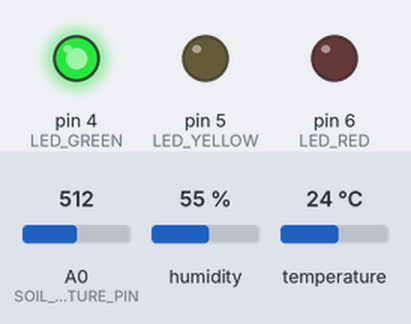
Bench run of a sketch on a simulated Arduino Uno, built with avr-gcc and run on an emulated ATmega328P. Parts: output pins drawn as LEDs (lit = HIGH). Dashed ring = blinking. Inputs (shaded band) come from the test bench; at power-on: A0 (SOIL_MOISTURE_PIN) = 512, humidity 55 %, temperature 24 °C. What the sketch prints to the serial monitor is not drawn.

Above: at 4.2 s.
4.3 s: A0 (SOIL_MOISTURE_PIN) set to 414
6.9 s: A0 (SOIL_MOISTURE_PIN) set to 391
At 8.1 s:
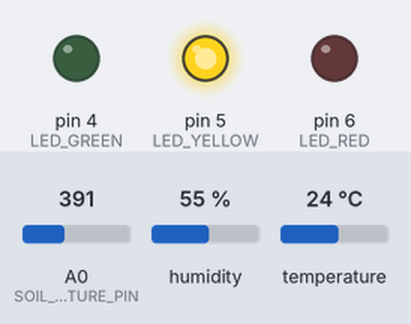
10.5 s: A0 (SOIL_MOISTURE_PIN) set to 510
At 12.4 s:
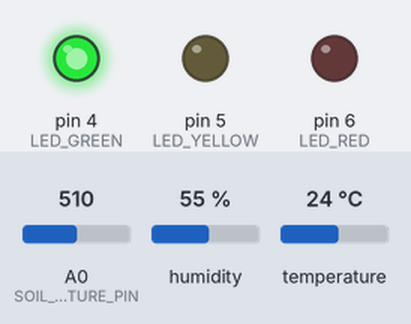
13.1 s: A0 (SOIL_MOISTURE_PIN) set to 306
At 15.4 s:
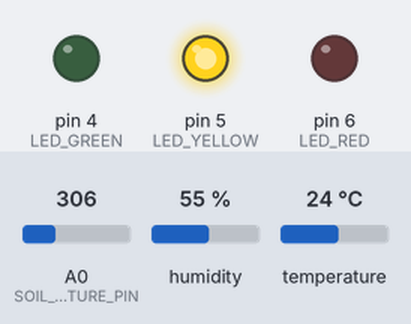
16.5 s: humidity set to 36 %
20.2 s: humidity set to 33 %
At 23.28 s:
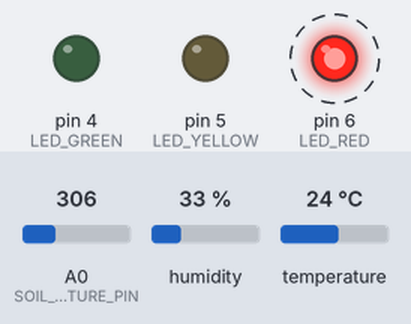
Timing chart, 0 to 27.5 s (numbered marks = the images above; inputs shaded):
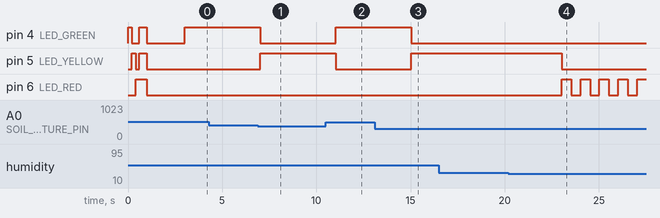

Measured:
- the behaviour switches between 405 and 404 on A0 (SOIL_MOISTURE_PIN) (found by bisection; images 0 and 1)
- the behaviour switches between 35 and 34 % on humidity (found by bisection; images 3 and 4)
- after the input at 4.3 s, every drawn part: stays the same
- after the input at 6.9 s, pin 4 (LED_GREEN): HIGH → LOW after 0.12 s; pin 5 (LED_YELLOW): LOW → HIGH after 0.12 s
- after the input at 10.5 s, pin 4 (LED_GREEN): LOW → HIGH after 0.52 s; pin 5 (LED_YELLOW): HIGH → LOW after 0.52 s
- after the input at 13.1 s, pin 4 (LED_GREEN): HIGH → LOW after 1.9 s; pin 5 (LED_YELLOW): LOW → HIGH after 1.9 s
- after the input at 16.5 s, every drawn part: stays the same
- after the input at 20.2 s, pin 5 (LED_YELLOW): HIGH → LOW after 2.8 s; pin 6 (LED_RED): alternates HIGH for 0.50 s and LOW for 0.50 s, starting after 2.8 s

The sketch:

soil_health_monitor.ino
```cpp
#include <DHT.h>

#define SOIL_MOISTURE_PIN   A0
#define DHT_PIN             2
#define DHT_TYPE            DHT11

#define LED_GREEN           4
#define LED_YELLOW          5
#define LED_RED             6

#define DRY_VALUE           1017
#define WET_VALUE           200

#define MOISTURE_IDEAL_LOW  30.0
#define MOISTURE_IDEAL_HIGH 60.0
#define TEMP_IDEAL_LOW      20.0
#define TEMP_IDEAL_HIGH     35.0
#define HUMIDITY_IDEAL_LOW  40.0
#define HUMIDITY_IDEAL_HIGH 70.0

#define READ_INTERVAL_MS    2000

DHT dht(DHT_PIN, DHT_TYPE);

unsigned long lastReadTime  = 0;
unsigned long sampleCount   = 0;
unsigned long ledBlinkTimer = 0;
bool          ledBlinkState = false;
String        lastStatus    = "unknown";

void setup() {
  Serial.begin(115200);
  unsigned long serialWait = millis();
  while (!Serial && millis() - serialWait < 2000) { ; }

  dht.begin();

  pinMode(LED_GREEN, OUTPUT);
  pinMode(LED_YELLOW, OUTPUT);
  pinMode(LED_RED, OUTPUT);

  bootAnimation();

  Serial.println("{\"event\":\"boot\",\"device\":\"-Node\",\"version\":\"2.0.0\"}");
  delay(2000);
}

void loop() {
  unsigned long now = millis();

  if (now - lastReadTime >= READ_INTERVAL_MS) {
    lastReadTime = now;
    sampleCount++;

    int rawMoisture = analogRead(SOIL_MOISTURE_PIN);
    float moisturePercent = mapFloat(rawMoisture, DRY_VALUE, WET_VALUE, 0.0, 100.0);
    moisturePercent = constrain(moisturePercent, 0.0, 100.0);

    float temperature = dht.readTemperature();
    float humidity    = dht.readHumidity();

    bool dhtError = isnan(temperature) || isnan(humidity);
    if (dhtError) {
      temperature = -1;
      humidity    = -1;
    }

    int healthScore = 0;
    String status   = "unknown";

    if (!dhtError) {
      healthScore = calculateHealthScore(moisturePercent, temperature, humidity);
      status = getStatus(healthScore);
    }

    lastStatus = status;
    updateLEDs(status);

    Serial.print("{");
    Serial.print("\"moisture\":");     Serial.print(moisturePercent, 1);
    Serial.print(",\"moistureRaw\":"); Serial.print(rawMoisture);
    Serial.print(",\"temperature\":"); Serial.print(dhtError ? -1 : temperature, 1);
    Serial.print(",\"humidity\":");    Serial.print(dhtError ? -1 : humidity, 1);
    Serial.print(",\"health\":");      Serial.print(healthScore);
    Serial.print(",\"status\":\"");    Serial.print(status);
    Serial.print("\",\"dhtError\":");  Serial.print(dhtError ? "true" : "false");
    Serial.print(",\"sample\":");      Serial.print(sampleCount);
    Serial.print(",\"ts\":");          Serial.print(now);
    Serial.println("}");
  }

  handleLEDBlink(millis());
}

void bootAnimation() {
  digitalWrite(LED_GREEN, HIGH);
  delay(200);
  digitalWrite(LED_GREEN, LOW);
  digitalWrite(LED_YELLOW, HIGH);
  delay(200);
  digitalWrite(LED_YELLOW, LOW);
  digitalWrite(LED_RED, HIGH);
  delay(200);
  digitalWrite(LED_GREEN, HIGH);
  digitalWrite(LED_YELLOW, HIGH);
  delay(400);
  digitalWrite(LED_GREEN, LOW);
  digitalWrite(LED_YELLOW, LOW);
  digitalWrite(LED_RED, LOW);
}

void updateLEDs(String status) {
  if (status == "good") {
    digitalWrite(LED_GREEN, HIGH);
    digitalWrite(LED_YELLOW, LOW);
    digitalWrite(LED_RED, LOW);
  }
  else if (status == "moderate") {
    digitalWrite(LED_GREEN, LOW);
    digitalWrite(LED_YELLOW, HIGH);
    digitalWrite(LED_RED, LOW);
  }
  else if (status == "poor" || status == "critical") {
    digitalWrite(LED_GREEN, LOW);
    digitalWrite(LED_YELLOW, LOW);
  }
  else {
    digitalWrite(LED_GREEN, LOW);
    digitalWrite(LED_YELLOW, LOW);
    digitalWrite(LED_RED, LOW);
  }
}

void handleLEDBlink(unsigned long now) {
  if (lastStatus == "poor") {
    if (now - ledBlinkTimer >= 500) {
      ledBlinkTimer = now;
      ledBlinkState = !ledBlinkState;
      digitalWrite(LED_RED, ledBlinkState ? HIGH : LOW);
    }
  }
  else if (lastStatus == "critical") {
    if (now - ledBlinkTimer >= 125) {
      ledBlinkTimer = now;
      ledBlinkState = !ledBlinkState;
      digitalWrite(LED_RED, ledBlinkState ? HIGH : LOW);
    }
  }
}

int calculateHealthScore(float moisture, float temp, float hum) {
  float moistureScore = rangeScore(moisture, MOISTURE_IDEAL_LOW, MOISTURE_IDEAL_HIGH);
  float tempScore     = rangeScore(temp, TEMP_IDEAL_LOW, TEMP_IDEAL_HIGH);
  float humScore      = rangeScore(hum, HUMIDITY_IDEAL_LOW, HUMIDITY_IDEAL_HIGH);

  float totalScore = (moistureScore * 0.50) + (tempScore * 0.25) + (humScore * 0.25);
  return (int)(totalScore * 100.0);
}

float rangeScore(float value, float low, float high) {
  if (value >= low && value <= high) return 1.0;

  float distance = 0;
  if (value < low) {
    distance = low - value;
  } else {
    distance = value - high;
  }

  float score = 1.0 - (distance / 30.0);
  return max(score, 0.0f);
}

String getStatus(int score) {
  if (score >= 75) return "good";
  if (score >= 50) return "moderate";
  if (score >= 25) return "poor";
  return "critical";
}

float mapFloat(float x, float inMin, float inMax, float outMin, float outMax) {
  return (x - inMin) * (outMax - outMin) / (inMax - inMin) + outMin;
}
```
